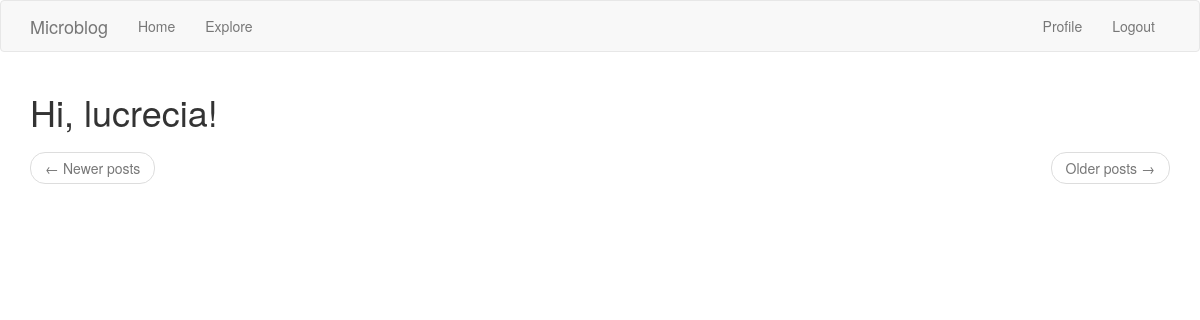
The app's page /explore (signed in), older data.
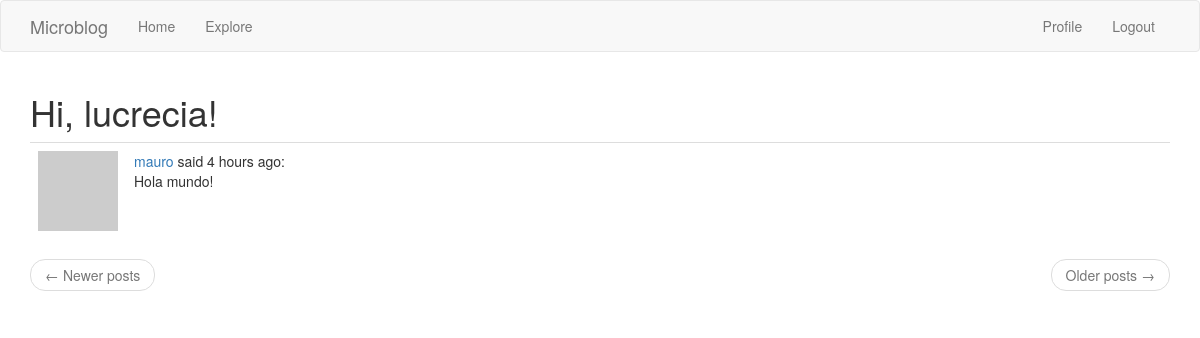
The same page, newer data.
### app/models.py (models this page shows, shortened)
class Post(db.Model):
    id = db.Column(db.Integer, primary_key=True)
    body = db.Column(db.String(140))
    timestamp = db.Column(db.DateTime, index=True, default=datetime.utcnow)
    user_id = db.Column(db.Integer, db.ForeignKey('user.id'))

class User(UserMixin, db.Model):
    id = db.Column(db.Integer, primary_key=True)
    username = db.Column(db.String(64), index=True, unique=True)
    email = db.Column(db.String(120), index=True, unique=True)
    password_hash = db.Column(db.String(128))
    posts = db.relationship('Post', backref='author', lazy='dynamic')
    about_me = db.Column(db.String(140))
    last_seen = db.Column(db.DateTime, default=datetime.utcnow)
    followed = db.relationship(
        'User', secondary=followers,
        primaryjoin=(followers.c.follower_id == id),
        secondaryjoin=(followers.c.followed_id == id),
        backref=db.backref('followers', lazy='dynamic'), lazy='dynamic')
    def avatar(self, size):
        digest = md5(self.email.lower().encode('utf-8')).hexdigest()
        return 'https://www.gravatar.com/avatar/{}?d=identicon&s={}'.format(
            digest, size)

### app/routes.py (the view)
@app.route('/explore')
@login_required
def explore():
    page = request.args.get('page', 1, type=int)
    posts = Post.query.order_by(Post.timestamp.desc()).paginate(
        page, app.config['POSTS_PER_PAGE'], False)
    next_url = url_for('explore', page=posts.next_num) \
        if posts.has_next else None
    prev_url = url_for('explore', page=posts.prev_num) \
        if posts.has_prev else None
    return render_template('index.html', title='Explore', posts=posts.items,
        next_url=next_url, prev_url=prev_url)

### app/models.py (called while the page is built)
@login.user_loader
def load_user(id):
    return User.query.get(int(id))

### app/routes.py (called while the page is built)
@app.before_request
def before_request():
    if current_user.is_authenticated:
        current_user.last_seen = datetime.utcnow()
        db.session.commit()

### app/templates/index.html (shortened to what this page needs)
{% extends "base.html" %}
{% import 'bootstrap/wtf.html' as wtf %}
{% block app_content %}
    <h1>Hi, {{ current_user.username }}!</h1>
    {% for post in posts %}
        {% include '_post.html' %}
    {% endfor %}
    <nav aria-label="...">
        <ul class="pager">
            <li class="previous{% if not prev_url %} disabled{% endif %}">
                <a href="{{ prev_url or '#' }}">
                    <span aria-hidden="true">&larr;</span> Newer posts
                </a>
            </li>
            <li class="next{% if not next_url %} disabled{% endif %}">
                <a href="{{ next_url or '#' }}">
                    Older posts <span aria-hidden="true">&rarr;</span>
                </a>
            </li>
        </ul>
    </nav>
{% endblock %}

### app/templates/_post.html
<table class="table table-hover">
       <tr>
           <td width="70px">
               <a href="{{ url_for('user', username=post.author.username) }}">
                   <img src="{{ post.author.avatar(70) }}" />
               </a>
           </td>
           <td>
               <a href="{{ url_for('user', username=post.author.username) }}">
                   {{ post.author.username }}
               </a>
               said {{ moment(post.timestamp).fromNow() }}:
               <br>
               {{ post.body }}
           </td>
       </tr>
   </table>

Row changes from the older to the newer data that the page shows:
added Post: author.username "mauro", timestamp "4 hours ago", body "Hola mundo!"
